Frame 1 (no input): blank canvas, image omitted
Frame 60 (the mouse pressed at the canvas centre just before this capture): blank canvas, image omitted
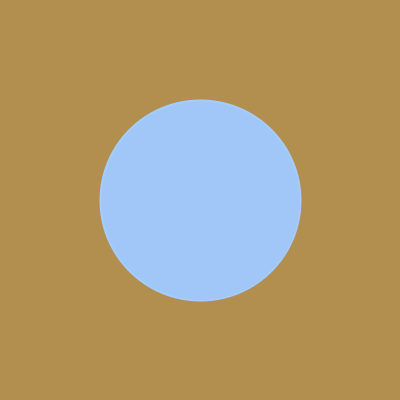
Frame 120 (the mouse held since frame 60 and released just before this capture)

The Processing sketch whose frames 1 and 60 were blank and that drew this single picture after the mouse press (run headless with seeded random() and noise(); from frame 60 on, the mouse is pressed at the canvas centre):

// Processing sketch: processing_140424
// ── processing_140424.pde

// base example for color experiments
// AW, March 2014
 
color c1,c2,c3; // Füllfarbe, Linienfarbe, Hintergrundfarbe
 
void setup() {
  size(400,400);
  strokeWeight(2);
  colorMode(HSB, 360, 100, 100);
  defineColors();
  background(c2);
}
 
void draw() {
  defineColors();
  fill(c1);
  stroke(c3);
  ellipse(mouseX, mouseY, abs(mouseX-pmouseX), abs(mouseX-pmouseX));
}
   
void defineColors() {
   c1 = color((int)random(213,214),(int)random(25,46),(int)random(70,100));
   c2 = color(39,56, 70);
   c3 = color(213,36,100);
}
